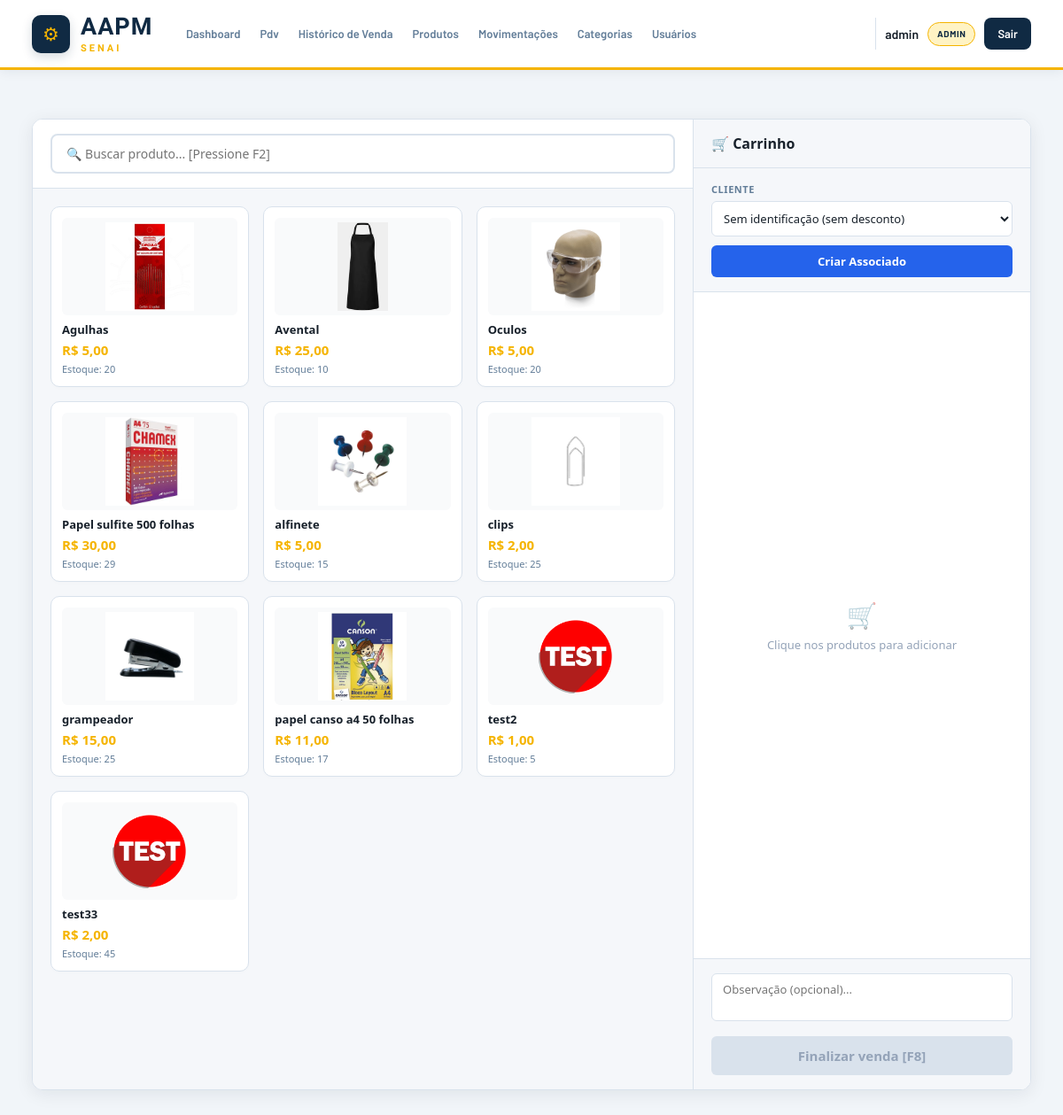
Page /pdv/ (signed in) on the earlier database version.
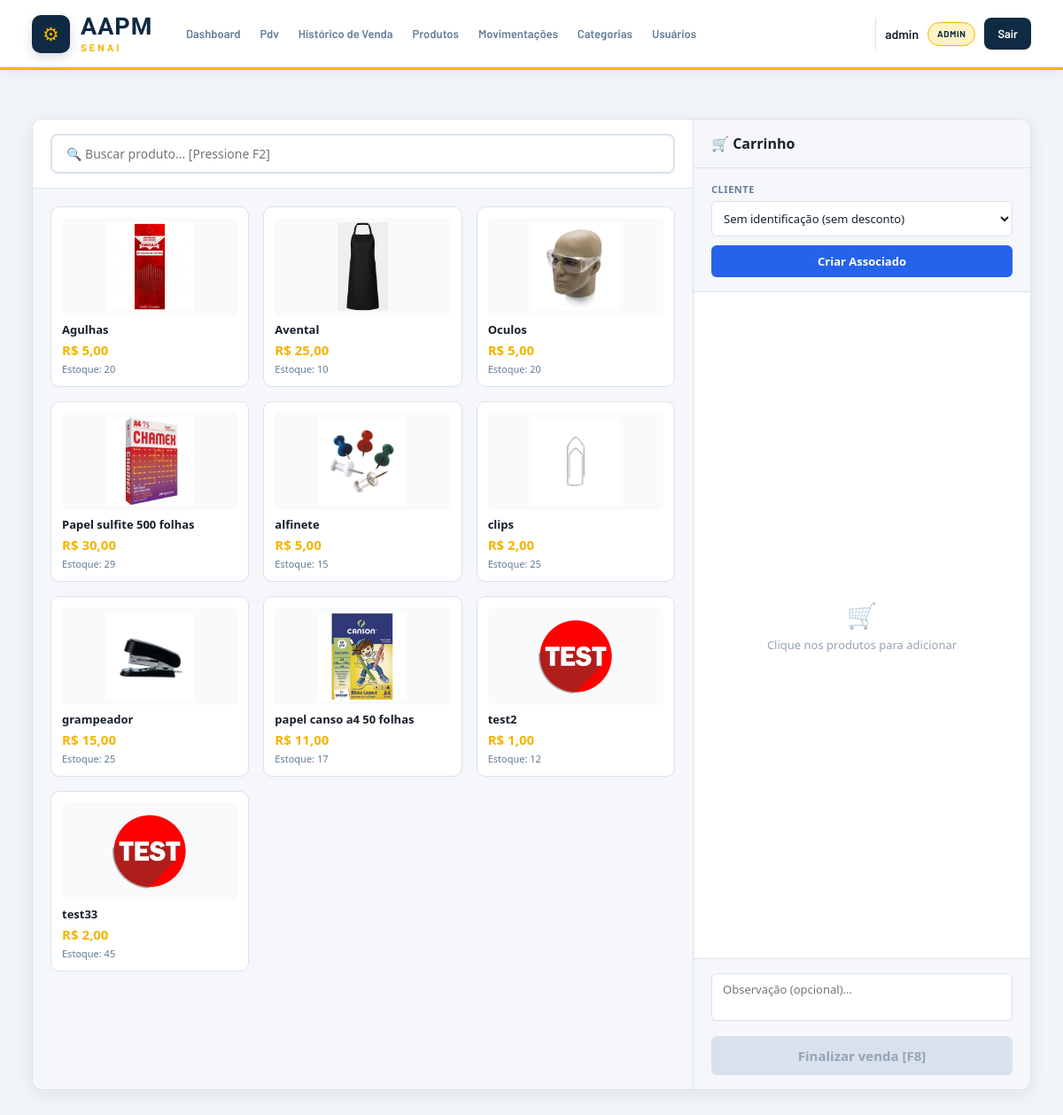
Same page on the later database version.
### app/models/produto.py (models this page shows, shortened)
class Produto(Base):
    __tablename__ = "produtos"
    id = Column(Integer, primary_key=True, autoincrement=True, index=True)
    nome = Column(String(150), nullable=False, index=True)
    preco = Column(Float, nullable=False, default=0.0)
    estoque_atual = Column(Integer, nullable=False, default=0)
    ativo = Column(Boolean, default=True)
    imagem_path = Column(String(255), nullable=True)
    categoria_id = Column(Integer, ForeignKey("categorias.id", ondelete="SET NULL"), nullable=True)
    categoria = relationship("Categoria", back_populates="produtos")
    tamanhos  = relationship("ProdutoTamanho", back_populates="produto", cascade="all, delete-orphan")

### app/controllers/pdv_controller.py (the view)
@router.get("/")
def tela_pdv(
    request: Request,
    db: Session = Depends(get_db),
    usuario=Depends(get_usuario_logado)
):
    produtos = (
        db.query(Produto)
        .filter(
            Produto.ativo == True,
            Produto.estoque_atual > 0
        )
        .order_by(Produto.nome)
        .all()
    )
    clientes = (
        db.query(Cliente)
        .filter(Cliente.ativo == True)
        .order_by(Cliente.nome)
        .all()
    )
    return templates.TemplateResponse(
        request,
        "pdv/index.html",
        {
            "request": request,
            "usuario": usuario,
            "produtos": produtos,
            "clientes": clientes,
            "desconto_associado": DESCONTO_ASSOCIADO,
        }
    )

### app/templates/pdv/index.html (shortened to what this page needs)
{% extends "base.html" %}
{% block extra_css %}
<link rel="stylesheet" href="/static/css/pdv.css">
{% endblock %}
{% block conteudo %}
<div class="pdv-layout" id="pdv-container" data-desconto="{{ desconto_associado }}">
    <section class="produtos-col">
        <div class="produtos-header">
            <input class="busca-input"
                   type="text"
                   id="busca-produto"
                   placeholder="🔍 Buscar produto... [Pressione F2]"
                   autocomplete="off">
        </div>
        <div class="produtos-grid" id="grade-produtos">
            {% for p in produtos %}
            <div class="produto-card {% if p.estoque_atual|int <= 0 %}sem-estoque{% endif %}"
                 data-id="{{ p.id }}"
                 data-nome="{{ p.nome }}"
                 data-preco="{{ p.preco }}"
                 data-estoque="{{ p.estoque_atual }}"
                 data-tem-tamanho="{{ 'true' if p.tamanhos else 'false' }}"
                 data-nome-lower="{{ p.nome.lower() }}"
                 onclick="adicionarAoCarrinho(this)">
                <img src="{{ url_for('static', path=p.imagem_path if p.imagem_path else 'img/sem-foto.png') }}"
                     onerror="this.src='/static/img/sem-foto.png'; this.onerror=null;">
                <div class="produto-card-nome">{{ p.nome }}</div>
                <div class="produto-card-preco">
                    R$ {{ "%.2f"|format(p.preco)|replace('.', ',') }}
                </div>
                <div class="produto-card-estoque">
                    Estoque: {{ p.estoque_atual }}
                </div>
            </div>
            {% endfor %}
        </div>
    </section>
    <aside class="carrinho-col">
        <div class="carrinho-header">
            🛒 Carrinho
        </div>
        <div class="cliente-section">
            <label for="select-cliente">
                Cliente
            </label>
            <div class="cliente-input-group"
                 style="display: flex; flex-direction: column; gap: 8px;">
                <select class="cliente-select"
                        id="select-cliente"
                        onchange="atualizarCliente(this)">
                    <option value="0" data-associado="false">
                        Sem identificação (sem desconto)
                    </option>
                </select>
                {% if usuario and usuario.role == 'admin' %}
                <button type="button"
                        class="btn-novo-cliente"
                        onclick="window.location.href='/clientes/novo'"
                        title="Cadastrar Novo Associado">
                    Criar Associado
                </button>
                {% endif %}
            </div>
        </div>
        <div class="carrinho-itens"
             id="lista-carrinho"
             style="flex: 1; overflow-y: auto;">
            <div class="carrinho-vazio" id="msg-vazio">
                <span class="carrinho-vazio-icon">
                    🛒
                </span>
                Clique nos produtos para adicionar
            </div>
        </div>
        <div class="carrinho-footer"
             style="flex-shrink: 0;">
            <textarea class="obs-input"
                      id="obs-input"
                      rows="2"
                      placeholder="Observação (opcional)..."></textarea>
            <form id="form-venda"
                  action="/pdv/finalizar"
                  method="post">
                <button class="btn-finalizar"
                        id="btn-finalizar"
                        type="button"
                        disabled
                        onclick="finalizarVenda()">
                    Finalizar venda [F8]
                </button>
            </form>
        </div>
    </aside>
</div>
{% endblock %}

### app/templates/base.html (shortened to what this page needs)
<!DOCTYPE html>
<html lang="pt-br">
<head>
  <link rel="stylesheet" href="/static/css/base.css">
  {% block extra_css %}{% endblock %}
</head>
<body>
  <header class="header">
    <div class="header-inner">
      <div class="logo-area">
        <div class="logo-icon">⚙</div>
        <div class="logo-text">
          <span class="logo-aapm">AAPM</span>
          <span class="logo-senai">SENAI</span>
        </div>
      </div>
      {% if usuario %}
      <nav class="nav">
        <a href="/"  class="nav-link">Dashboard</a>
        <a href="/pdv/"   class="nav-link">Pdv</a>
        <a href="/pdv/historico"   class="nav-link">Histórico de Venda</a>
        <a href="/produtos"   class="nav-link">Produtos</a>
        {% if usuario.role == 'admin' %}
        <a href="/movimentacoes" class="nav-link">Movimentações</a>
        <a href="/categorias" class="nav-link">Categorias</a>
          <a href="/usuarios" class="nav-link">Usuários</a>
        {% endif %}
      </nav>
      <div class="header-user">
        <span class="header-user__name">{{ usuario.nome }}</span>
        <span class="role-badge role-badge--{{ usuario.role|lower }}">{{ usuario.role }}</span>
        <a href="/auth/logout" class="btn-logout">Sair</a>
      </div>
      {% endif %}
    </div>
  </header>
  <main class="main-content">
    {% block conteudo %}{% endblock %}
  </main>
</body>
</html>

### app/static/css/base.css (style rules this page uses)
* { margin: 0; padding: 0; box-sizing: border-box; }
html { scroll-behavior: smooth; }
body { min-height: 100vh; display: flex; flex-direction: column; font-family: "Barlow", sans-serif; background: var(--fundo); color: var(--texto); -webkit-font-smoothing: antialiased; text-rendering: optimizeLegibility; }
:root { --azul: #102A43; --azul-2: #243B53; --azul-3: #486581; --laranja: #F5B400; --laranja-2: #D99F00; --laranja-claro: #FFF3C4; --branco: #FFFFFF; --fundo: #F5F7FA; --fundo-card: #FFFFFF; --texto: #17202A; --texto-secundario: #627D98; --borda: #D9E2EC; --verde: #2F855A; --vermelho: #C53030; --sombra: 0 5px 20px rgba(16, 42, 67, 0.08); --sombra-hover: 0 10px 28px rgba(16, 42, 67, 0.14); --radius: 12px; }
.header { width: 100%; background: var(--branco); border-bottom: 3px solid var(--laranja); position: sticky; top: 0; z-index: 1000; box-shadow: 0 2px 12px rgba(16, 42, 67, 0.07); }
.header-inner { width: min(1450px, 94%); min-height: 76px; margin: 0 auto; display: flex; align-items: center; gap: 30px; }
.logo-area { display: flex; align-items: center; gap: 12px; min-width: 145px; }
.logo-icon { width: 43px; height: 43px; display: flex; align-items: center; justify-content: center; background: var(--azul); color: var(--laranja); border-radius: 10px; font-size: 21px; box-shadow: 0 4px 12px rgba(16, 42, 67, 0.18); transition: transform 0.2s ease, box-shadow 0.2s ease; }
.logo-text { display: flex; flex-direction: column; line-height: 1; }
.logo-aapm { font-family: "Barlow Condensed", sans-serif; font-size: 27px; font-weight: 700; letter-spacing: 1px; color: var(--azul); }
.logo-senai { margin-top: 5px; font-family: "Barlow Condensed", sans-serif; font-size: 11px; font-weight: 700; letter-spacing: 3px; color: var(--laranja); }
.nav { flex: 1; display: flex; align-items: center; gap: 4px; }
.nav-link { position: relative; padding: 10px 13px; color: var(--texto-secundario); text-decoration: none; font-size: 14px; font-weight: 600; border-radius: 8px; transition: background 0.2s ease, color 0.2s ease, transform 0.2s ease; }
.nav-link::after { content: ""; position: absolute; left: 13px; right: 13px; bottom: 5px; height: 2px; background: var(--laranja); border-radius: 10px; transform: scaleX(0); transform-origin: center; transition: transform 0.2s ease; }
.header-user { display: flex; align-items: center; gap: 10px; padding-left: 18px; border-left: 1px solid var(--borda); }
.header-user__name { max-width: 145px; overflow: hidden; text-overflow: ellipsis; white-space: nowrap; color: var(--texto); font-size: 14px; font-weight: 600; }
.role-badge { display: inline-flex; align-items: center; justify-content: center; min-height: 27px; padding: 4px 10px; border-radius: 20px; font-size: 10px; font-weight: 700; text-transform: uppercase; letter-spacing: 0.6px; }
.role-badge--admin { background: var(--laranja-claro); color: var(--azul); border: 1px solid var(--laranja); }
.btn-logout { height: 36px; display: inline-flex; align-items: center; justify-content: center; padding: 0 15px; border-radius: 8px; background: var(--azul); color: var(--branco); text-decoration: none; font-size: 13px; font-weight: 600; transition: background 0.2s ease, transform 0.2s ease, box-shadow 0.2s ease; }
.main-content { width: min(1450px, 94%); flex: 1; margin: 0 auto; padding: 35px 0 55px; }
button, input, select, textarea { font-family: inherit; }
button { cursor: pointer; }
a { color: inherit; }
img { max-width: 100%; display: block; }
@media (max-width: 1250px) { .header-inner { gap: 20px; } }
@media (max-width: 1250px) { .nav-link { padding: 9px 9px; font-size: 13px; } }
@media (max-width: 1250px) { .header-user { padding-left: 10px; } }
@media (max-width: 1250px) { .header-user__name { max-width: 100px; } }

### app/templates/pdv/index.html (style rules this page uses)
body { overflow: hidden !important; }
.produto-card img { width: 100%; height: 110px; object-fit: contain; background: #f9fafb; padding: 5px; border-radius: 6px; }

Differences in the rows shown:
changed Produto "test2": estoque_atual "5" → "12"
